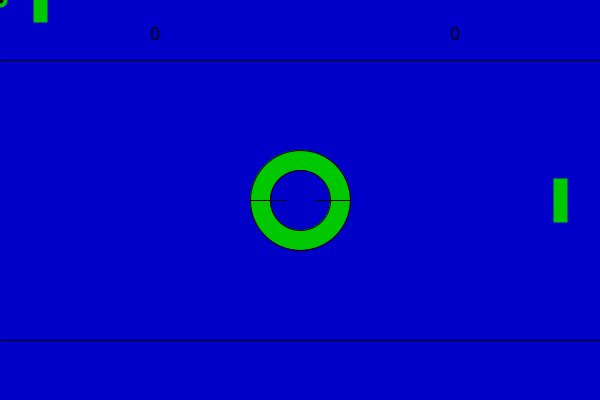
Frame 1 (no input)
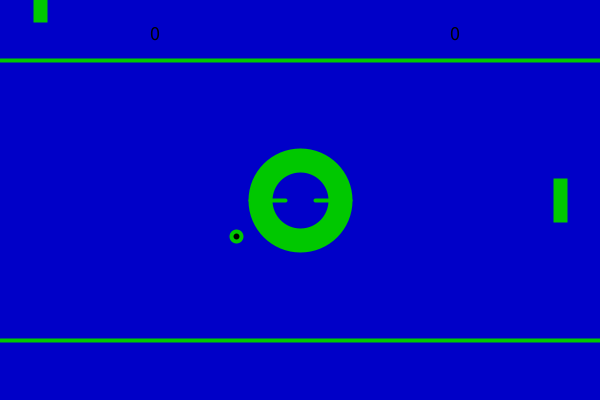
Frame 60 (the mouse pressed at the canvas centre just before this capture)
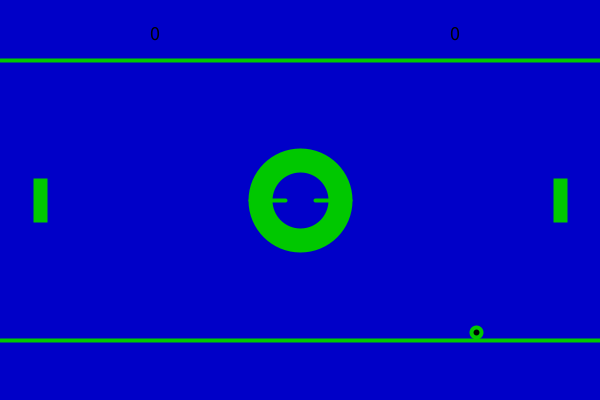
Frame 120 (the mouse held since frame 60 and released just before this capture)

The Processing sketch that drew these frames (run headless with seeded random() and noise(); from frame 60 on, the mouse is pressed at the canvas centre):

// Processing sketch: processing_163434
// ── processing_163434.pde

int x=0;
int y=0;
int my= 4;
int mx=4;
//my= how much moving on y axis
//mx= how much moving on x axis
int P2Y = 200;

int p1Score=0;
int p2Score=0;


void setup() {
  size (600, 400);
}

void draw () {
  drawBackground();
  fill(0);
  ellipse(x, y, 10, 10);
  x+= mx;
  y+= my;
  if (y>height|| y<0) {
    my *= -1;
  }

  if(x>width){
   mx *= -1;
    x=width/2;
    y = height/2;
    p1Score+=1; 
  }
  if(x<0){
   mx *= -1;
    x=width/2;
    y = height/2;
    p2Score+=1; 
  }
  paddle( 40, mouseY);
  paddle(560, P2Y);

  if ( abs(x-40)<10 && abs(y-mouseY)<20 ) {
    mx= abs(mx);
  }
  if (abs(x-560)<10 && abs(y-P2Y)<20) {
    mx= -abs(mx);
  }
}

//the soft egg goes to sleep

void keyPressed() {
  if (key == 'w') {
    P2Y -= 1;
  }
  if (key == 's') {
    P2Y += 1;
  }
}

void paddle(int x, int y) {
  fill(0,200,0);
  rectMode(CENTER);
  rect(x, y, 10, 40);
}

void drawBackground() {
  background(0,0,200);
  line(0, 60, width, 60);
  line(0, height-60, width, height-60);
  fill(0,200,0);
  ellipse(width/2, height/2, 100, 100);
  fill(0,0,200);
  ellipse(width/2, height/2, 60, 60);
  line(width/2 - 50, height/2, width/2 - 15, height/2);
  line(width/2 + 50, height/2, width/2 + 15, height/2);
  fill(0);
  stroke(0,200,0);
  strokeWeight(4);
  textSize(20); text(p1Score,width*.25,height*.10); text(p2Score,width*.75,height*.10);
}
